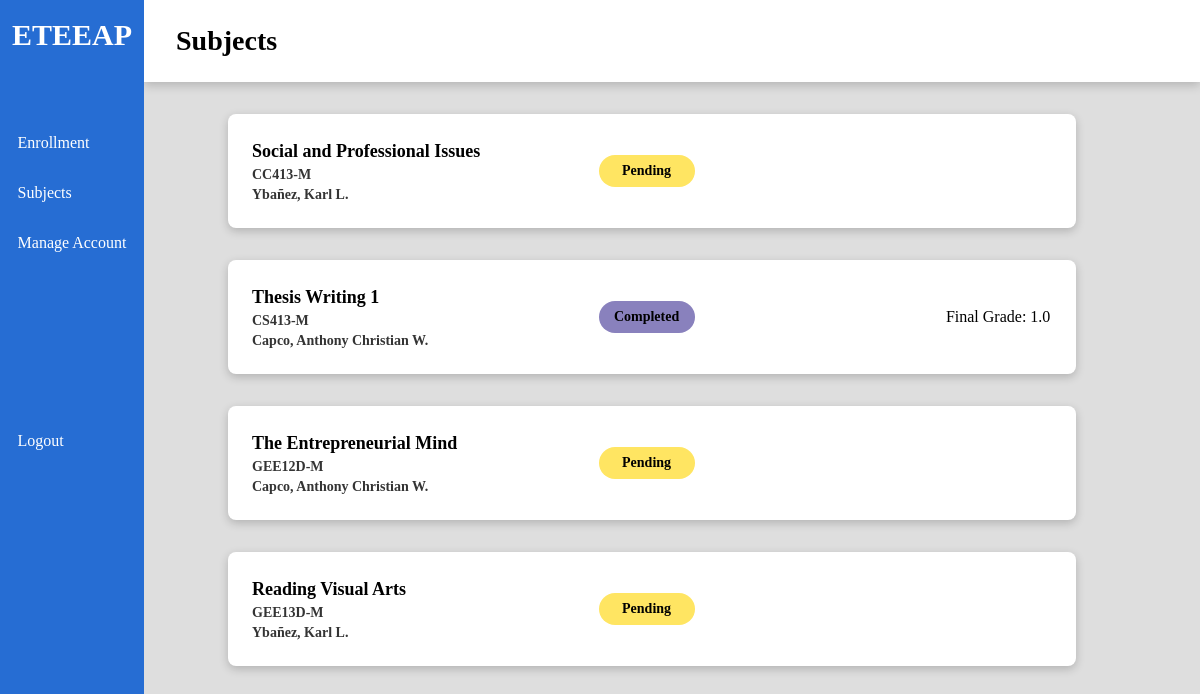
Page /index/subjects (signed in) on the committed database.
### models.py (models this page shows)
class Enrollment(db.Model):
    __tablename__ = "enrollments"
    id = db.Column("id", db.Integer, primary_key=True)
    course = db.Column("course", db.Integer, db.ForeignKey('courses.id'))
    units = db.Column("units", db.Integer)
    ay = db.Column("academic_year", db.String(9))
    semester = db.Column("semester", db.Enum('1st', '2nd', 'Midyear'))
    instructor = db.Column("instructor", db.Integer, db.ForeignKey('instructors.id'))
    student = db.Column("student", db.Integer, db.ForeignKey('students.id'))
    status = db.Column("status", db.Enum('listed', 'pending', 'ongoing', 'completed'), default='listed')
    grade = db.Column("grade", db.Float)
    form1 = db.Column("form1path", db.String(64))
    form2 = db.Column("form2path", db.String(64))
    form3 = db.Column("form3path", db.String(64))
    honorarium = db.Column("honorarium", db.Enum('onprocess', 'released'), default='onprocess')
    requirements = db.relationship("Requirement", backref='enrollments')

class Course(db.Model):
    __tablename__ = "courses"
    id = db.Column("id", db.Integer, primary_key=True)
    title = db.Column("title", db.String(64))
    code = db.Column("code", db.String(8))
    program_id = db.Column(db.Integer, db.ForeignKey("programs.id"))

### views.py (the view)
@views.route('/subjects')
def subjects():
    if g.user != 'student':
        return redirect(url_for('.unauthorized'))
    views = user_views[g.user]
    data = db.get_student_enrollments(db.uid_to_pk(session.get('id'), 'student'))
    student_id = db.uid_to_pk(session.get('id'), 'student')
    for i in data:
        i['instructor']['name'] = f"{i['instructor']['l_name'].title()}, {i['instructor']['f_name']} {i['instructor']['m_name'][0]+'.' if i['instructor']['m_name'] else ''}"
    return render_template('subjects.html', page="Subjects", data=data, student_id=student_id, views=views)

### db_functions.py (called while the page is built)
def get_user(user_id):
    return User.query.filter_by(id=user_id).first().__dict__

def uid_to_pk(uid, user_type):
    if user_type == 'student':
        obj = Student
    elif user_type == 'instructor':
        obj = Instructor
    elif user_type == 'admin':
        obj = Admin
    else:
        return "Error"
    return obj.query.filter_by(user=uid).first().__dict__['id']

def get_instructor_bypk(id):
    instructor = Instructor.query.filter_by(id=id).first().__dict__
    userinfo = get_user(instructor['user'])
    instructor['f_name'] = userinfo['f_name']
    instructor['l_name'] = userinfo['l_name']
    instructor['m_name'] = userinfo['m_name']
    instructor['username'] = userinfo['username']
    return instructor

def get_student_enrollments(student_id):
    enrollments = (
        Enrollment.query.filter_by(student=student_id)
        .join(Instructor)
        .join(Course)
        .all()
    )
    response = []
    for e in enrollments:
        enrollment_data = e.__dict__
        instructor_data = get_instructor_bypk(e.instructor)
        course_data = get_course(e.course)
        enrollment_data['instructor'] = instructor_data
        enrollment_data['course'] = course_data
        response.append(enrollment_data)
    return response

def get_course(cid):
    return Course.query.filter_by(id=cid).first().__dict__

### views.py (called while the page is built)
@views.before_request
def verify_permissions():
    g.user = None
    if 'user' in session:
        g.user = session['user']
    else:
        return redirect('/login')

### templates/subjects.html (shortened to what this page needs)
{% extends "index.html" %}
{% block content %}
<div class="main-content">
    {% if data %}
        {% for e in data %}
        <div class="main-row">
            <div class="card bar color-white">
                <div class="left">
                    <div class="card-strongtext">{{ e.course.title }}</div>
                    <div class="card-subtext">{{ e.course.code }}</div>
                    <div class="card-subtext">{{ e.instructor.name }}</div>
                </div>
                <div class="middle">
                    <div class="cell {{ e.status }}"> {{ e.status|title }} </div>
                </div>
                <div class="right">
                    {% if e.status == 'ongoing' %}
                    <button class="btn-purple" onclick="viewRequirements('{{student_id}}', '{{e.id}}')">Requirements</button>
                    {% elif e.status == 'completed' %}
                    <p>Final Grade: {{ e.grade }} </p>
                    {% endif %}
                </div>
            </div>
        </div>
        {% endfor %}
    {% else %}
    <div class="main-row">
        <div class="card thin-bar color-1 opacity-80">
            <p id="status"> Not yet enrolled </p>
        </div>
    </div>
    {% endif %}
</div>
{% endblock %}

### static/styles/index.css (style rules this page uses)
* { margin: 0; padding: 0; font-family: quicksand; }
body { background-color: #dedede; }
p { margin-left: 52px; }

### rows in the picture
Enrollment: course "Social and Professional Issues", course.code "CC413-M", instructor.name "Ybañez, Karl L.", status "Pending"
Enrollment: course "Thesis Writing 1", course.code "CS413-M", instructor.name "Capco, Anthony Christian W.", status "Completed", grade "1.0"
Enrollment: course "The Entrepreneurial Mind", course.code "GEE12D-M", instructor.name "Capco, Anthony Christian W.", status "Pending"
Enrollment: course "Reading Visual Arts", course.code "GEE13D-M", instructor.name "Ybañez, Karl L.", status "Pending"

### other values in the picture
{{ view.name }} "Enrollment" "Subjects" "Manage Account"
{{ page }} "Subjects"
